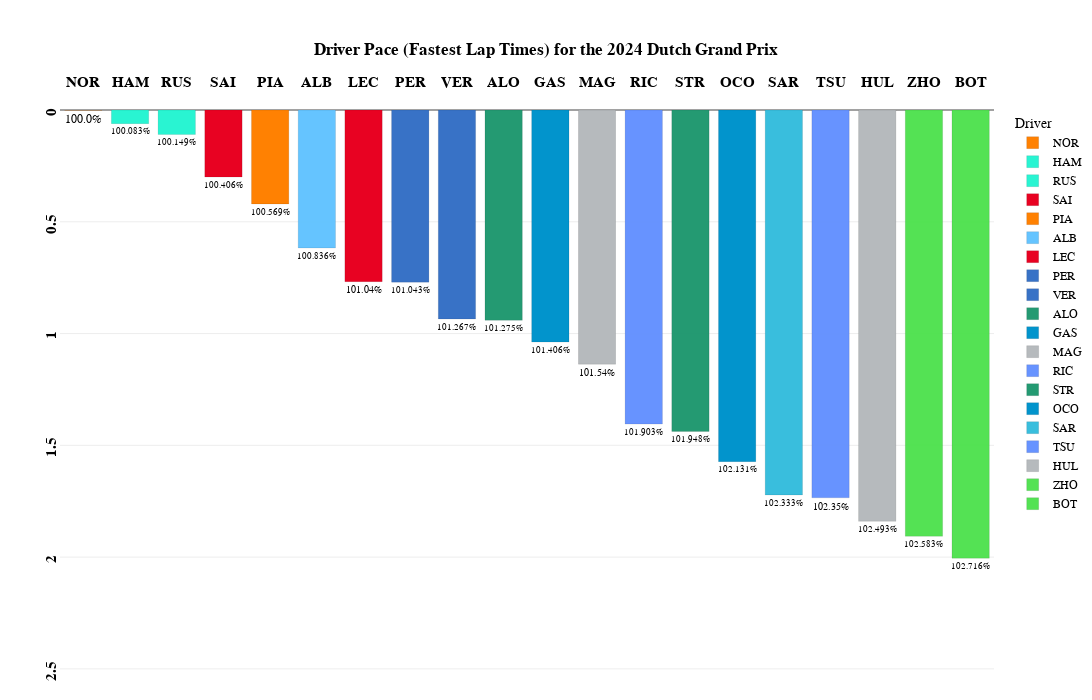

The notebook cell this image was saved under:
### Code cell
fig_min=px.bar(
    transformed_laps_relative_min_all,
    x="Driver",
    y="Delta_Min_All",
    color='Driver',
    template="xgridoff",
    title="<b>Driver Pace (Fastest Lap Times) for the {} {}</b>".format(year,gp),
    text="Delta_Percent_All",
    height=700, width=1200,
    color_discrete_map={
                 "ALB": "#64C4FF",
                 "ALO": "#229971",
                 "BOT": "#52e252",
                 "COL": "#37BEDD",
                 "GAS": "#0093cc",
                 "HAM": "#27F4D2",
                 "HUL": "#B6BABD",
                 "LEC": "#E80020",
                 "MAG": "#B6BABD",
                 "NOR": "#FF8000",
                 "OCO": "#0093cc",
                 "PER": "#3671C6",
                 "PIA": "#FF8000",
                 "RIC": "#6692FF",
                 "RUS": "#27F4D2",
                 "SAI": "#E80020",
                 "SAR": "#37BEDD",
                 "STR": "#229971",
                 "TSU": "#6692FF",
                 "VER": "#3671C6",
                 "ZHO": "#52e252"
          }
)

fig_min.update_traces(textposition='outside')

fig_min.update_traces(opacity=0.85)

fig_min.update_traces( marker_line_color='white',marker_line_width=1.5)

fig_min.update_yaxes(tickangle = -90,tickprefix="<b>",ticksuffix ="</b><br>")

fig_min.update_xaxes(tickangle = -0,tickprefix="<b>",ticksuffix ="</b><br>")

fig_min.update_yaxes(range=[transformed_laps_relative_min_all['Delta_Min_All'].max()+0.5, 0])

fig_min.update_layout(
    xaxis={'side': 'top'},
    yaxis={'side': 'left'}
)

fig_min.update_xaxes(title_text='')      # Remove axis titles
fig_min.update_yaxes(title_text='')

fig_min.update_xaxes(
        title_standoff = 75
)

fig_min.update_layout(
    title_x=0.5,
    margin=dict(l=60, r=5, t=110, b=30),
    hoverlabel=dict(
    bgcolor="white",
    font_size=16,
    font_family="PT Sans Narrow"
    ),
    yaxis = dict(tickfont = dict(size=15)),
    xaxis = dict(tickfont = dict(size=15)),
    font=dict(
        family="PT Sans Narrow",
        size=12,
        color="Black"
    ),
    title_font_family="PT Sans Narrow"
)
fig_min.update_yaxes(ticksuffix = "  ")

fig_min.update_traces( marker_line_color='Black',marker_line_width=0.1, opacity=0.99)

fig_min.show()

### Figure 1 — Plotly figure (JSON) as saved in the notebook; plotly's stock layout.template omitted (floating-point values rounded to 4 significant figures)
{"data": [{"alignmentgroup": "True", "hovertemplate": "Driver=%{x}<br>Delta_Min_All=%{y}<br>Delta_Percent_All=%{text}<extra></extra>", "legendgroup": "NOR", "marker": {"color": "#FF8000", "line": {"color": "Black", "width": 0.1}, "pattern": {"shape": ""}}, "name": "NOR", "offsetgroup": "NOR", "opacity": 0.99, "orientation": "v", "showlegend": true, "text": ["100.0%"], "textposition": "outside", "type": "bar", "x": ["NOR"], "xaxis": "x", "y": [0.001], "yaxis": "y"}, {"alignmentgroup": "True", "hovertemplate": "Driver=%{x}<br>Delta_Min_All=%{y}<br>Delta_Percent_All=%{text}<extra></extra>", "legendgroup": "HAM", "marker": {"color": "#27F4D2", "line": {"color": "Black", "width": 0.1}, "pattern": {"shape": ""}}, "name": "HAM", "offsetgroup": "HAM", "opacity": 0.99, "orientation": "v", "showlegend": true, "text": ["100.083%"], "textposition": "outside", "type": "bar", "x": ["HAM"], "xaxis": "x", "y": [0.061], "yaxis": "y"}, {"alignmentgroup": "True", "hovertemplate": "Driver=%{x}<br>Delta_Min_All=%{y}<br>Delta_Percent_All=%{text}<extra></extra>", "legendgroup": "RUS", "marker": {"color": "#27F4D2", "line": {"color": "Black", "width": 0.1}, "pattern": {"shape": ""}}, "name": "RUS", "offsetgroup": "RUS", "opacity": 0.99, "orientation": "v", "showlegend": true, "text": ["100.149%"], "textposition": "outside", "type": "bar", "x": ["RUS"], "xaxis": "x", "y": [0.11], "yaxis": "y"}, {"alignmentgroup": "True", "hovertemplate": "Driver=%{x}<br>Delta_Min_All=%{y}<br>Delta_Percent_All=%{text}<extra></extra>", "legendgroup": "SAI", "marker": {"color": "#E80020", "line": {"color": "Black", "width": 0.1}, "pattern": {"shape": ""}}, "name": "SAI", "offsetgroup": "SAI", "opacity": 0.99, "orientation": "v", "showlegend": true, "text": ["100.406%"], "textposition": "outside", "type": "bar", "x": ["SAI"], "xaxis": "x", "y": [0.3], "yaxis": "y"}, {"alignmentgroup": "True", "hovertemplate": "Driver=%{x}<br>Delta_Min_All=%{y}<br>Delta_Percent_All=%{text}<extra></extra>", "legendgroup": "PIA", "marker": {"color": "#FF8000", "line": {"color": "Black", "width": 0.1}, "pattern": {"shape": ""}}, "name": "PIA", "offsetgroup": "PIA", "opacity": 0.99, "orientation": "v", "showlegend": true, "text": ["100.569%"], "textposition": "outside", "type": "bar", "x": ["PIA"], "xaxis": "x", "y": [0.42], "yaxis": "y"}, {"alignmentgroup": "True", "hovertemplate": "Driver=%{x}<br>Delta_Min_All=%{y}<br>Delta_Percent_All=%{text}<extra></extra>", "legendgroup": "ALB", "marker": {"color": "#64C4FF", "line": {"color": "Black", "width": 0.1}, "pattern": {"shape": ""}}, "name": "ALB", "offsetgroup": "ALB", "opacity": 0.99, "orientation": "v", "showlegend": true, "text": ["100.836%"], "textposition": "outside", "type": "bar", "x": ["ALB"], "xaxis": "x", "y": [0.617], "yaxis": "y"}, {"alignmentgroup": "True", "hovertemplate": "Driver=%{x}<br>Delta_Min_All=%{y}<br>Delta_Percent_All=%{text}<extra></extra>", "legendgroup": "LEC", "marker": {"color": "#E80020", "line": {"color": "Black", "width": 0.1}, "pattern": {"shape": ""}}, "name": "LEC", "offsetgroup": "LEC", "opacity": 0.99, "orientation": "v", "showlegend": true, "text": ["101.04%"], "textposition": "outside", "type": "bar", "x": ["LEC"], "xaxis": "x", "y": [0.768], "yaxis": "y"}, {"alignmentgroup": "True", "hovertemplate": "Driver=%{x}<br>Delta_Min_All=%{y}<br>Delta_Percent_All=%{text}<extra></extra>", "legendgroup": "PER", "marker": {"color": "#3671C6", "line": {"color": "Black", "width": 0.1}, "pattern": {"shape": ""}}, "name": "PER", "offsetgroup": "PER", "opacity": 0.99, "orientation": "v", "showlegend": true, "text": ["101.043%"], "textposition": "outside", "type": "bar", "x": ["PER"], "xaxis": "x", "y": [0.77], "yaxis": "y"}, {"alignmentgroup": "True", "hovertemplate": "Driver=%{x}<br>Delta_Min_All=%{y}<br>Delta_Percent_All=%{text}<extra></extra>", "legendgroup": "VER", "marker": {"color": "#3671C6", "line": {"color": "Black", "width": 0.1}, "pattern": {"shape": ""}}, "name": "VER", "offsetgroup": "VER", "opacity": 0.99, "orientation": "v", "showlegend": true, "text": ["101.267%"], "textposition": "outside", "type": "bar", "x": ["VER"], "xaxis": "x", "y": [0.935], "yaxis": "y"}, {"alignmentgroup": "True", "hovertemplate": "Driver=%{x}<br>Delta_Min_All=%{y}<br>Delta_Percent_All=%{text}<extra></extra>", "legendgroup": "ALO", "marker": {"color": "#229971", "line": {"color": "Black", "width": 0.1}, "pattern": {"shape": ""}}, "name": "ALO", "offsetgroup": "ALO", "opacity": 0.99, "orientation": "v", "showlegend": true, "text": ["101.275%"], "textposition": "outside", "type": "bar", "x": ["ALO"], "xaxis": "x", "y": [0.941], "yaxis": "y"}, {"alignmentgroup": "True", "hovertemplate": "Driver=%{x}<br>Delta_Min_All=%{y}<br>Delta_Percent_All=%{text}<extra></extra>", "legendgroup": "GAS", "marker": {"color": "#0093cc", "line": {"color": "Black", "width": 0.1}, "pattern": {"shape": ""}}, "name": "GAS", "offsetgroup": "GAS", "opacity": 0.99, "orientation": "v", "showlegend": true, "text": ["101.406%"], "textposition": "outside", "type": "bar", "x": ["GAS"], "xaxis": "x", "y": [1.038], "yaxis": "y"}, {"alignmentgroup": "True", "hovertemplate": "Driver=%{x}<br>Delta_Min_All=%{y}<br>Delta_Percent_All=%{text}<extra></extra>", "legendgroup": "MAG", "marker": {"color": "#B6BABD", "line": {"color": "Black", "width": 0.1}, "pattern": {"shape": ""}}, "name": "MAG", "offsetgroup": "MAG", "opacity": 0.99, "orientation": "v", "showlegend": true, "text": ["101.54%"], "textposition": "outside", "type": "bar", "x": ["MAG"], "xaxis": "x", "y": [1.137], "yaxis": "y"}, {"alignmentgroup": "True", "hovertemplate": "Driver=%{x}<br>Delta_Min_All=%{y}<br>Delta_Percent_All=%{text}<extra></extra>", "legendgroup": "RIC", "marker": {"color": "#6692FF", "line": {"color": "Black", "width": 0.1}, "pattern": {"shape": ""}}, "name": "RIC", "offsetgroup": "RIC", "opacity": 0.99, "orientation": "v", "showlegend": true, "text": ["101.903%"], "textposition": "outside", "type": "bar", "x": ["RIC"], "xaxis": "x", "y": [1.405], "yaxis": "y"}, {"alignmentgroup": "True", "hovertemplate": "Driver=%{x}<br>Delta_Min_All=%{y}<br>Delta_Percent_All=%{text}<extra></extra>", "legendgroup": "STR", "marker": {"color": "#229971", "line": {"color": "Black", "width": 0.1}, "pattern": {"shape": ""}}, "name": "STR", "offsetgroup": "STR", "opacity": 0.99, "orientation": "v", "showlegend": true, "text": ["101.948%"], "textposition": "outside", "type": "bar", "x": ["STR"], "xaxis": "x", "y": [1.438], "yaxis": "y"}, {"alignmentgroup": "True", "hovertemplate": "Driver=%{x}<br>Delta_Min_All=%{y}<br>Delta_Percent_All=%{text}<extra></extra>", "legendgroup": "OCO", "marker": {"color": "#0093cc", "line": {"color": "Black", "width": 0.1}, "pattern": {"shape": ""}}, "name": "OCO", "offsetgroup": "OCO", "opacity": 0.99, "orientation": "v", "showlegend": true, "text": ["102.131%"], "textposition": "outside", "type": "bar", "x": ["OCO"], "xaxis": "x", "y": [1.573], "yaxis": "y"}, {"alignmentgroup": "True", "hovertemplate": "Driver=%{x}<br>Delta_Min_All=%{y}<br>Delta_Percent_All=%{text}<extra></extra>", "legendgroup": "SAR", "marker": {"color": "#37BEDD", "line": {"color": "Black", "width": 0.1}, "pattern": {"shape": ""}}, "name": "SAR", "offsetgroup": "SAR", "opacity": 0.99, "orientation": "v", "showlegend": true, "text": ["102.333%"], "textposition": "outside", "type": "bar", "x": ["SAR"], "xaxis": "x", "y": [1.722], "yaxis": "y"}, {"alignmentgroup": "True", "hovertemplate": "Driver=%{x}<br>Delta_Min_All=%{y}<br>Delta_Percent_All=%{text}<extra></extra>", "legendgroup": "TSU", "marker": {"color": "#6692FF", "line": {"color": "Black", "width": 0.1}, "pattern": {"shape": ""}}, "name": "TSU", "offsetgroup": "TSU", "opacity": 0.99, "orientation": "v", "showlegend": true, "text": ["102.35%"], "textposition": "outside", "type": "bar", "x": ["TSU"], "xaxis": "x", "y": [1.735], "yaxis": "y"}, {"alignmentgroup": "True", "hovertemplate": "Driver=%{x}<br>Delta_Min_All=%{y}<br>Delta_Percent_All=%{text}<extra></extra>", "legendgroup": "HUL", "marker": {"color": "#B6BABD", "line": {"color": "Black", "width": 0.1}, "pattern": {"shape": ""}}, "name": "HUL", "offsetgroup": "HUL", "opacity": 0.99, "orientation": "v", "showlegend": true, "text": ["102.493%"], "textposition": "outside", "type": "bar", "x": ["HUL"], "xaxis": "x", "y": [1.84], "yaxis": "y"}, {"alignmentgroup": "True", "hovertemplate": "Driver=%{x}<br>Delta_Min_All=%{y}<br>Delta_Percent_All=%{text}<extra></extra>", "legendgroup": "ZHO", "marker": {"color": "#52e252", "line": {"color": "Black", "width": 0.1}, "pattern": {"shape": ""}}, "name": "ZHO", "offsetgroup": "ZHO", "opacity": 0.99, "orientation": "v", "showlegend": true, "text": ["102.583%"], "textposition": "outside", "type": "bar", "x": ["ZHO"], "xaxis": "x", "y": [1.907], "yaxis": "y"}, {"alignmentgroup": "True", "hovertemplate": "Driver=%{x}<br>Delta_Min_All=%{y}<br>Delta_Percent_All=%{text}<extra></extra>", "legendgroup": "BOT", "marker": {"color": "#52e252", "line": {"color": "Black", "width": 0.1}, "pattern": {"shape": ""}}, "name": "BOT", "offsetgroup": "BOT", "opacity": 0.99, "orientation": "v", "showlegend": true, "text": ["102.716%"], "textposition": "outside", "type": "bar", "x": ["BOT"], "xaxis": "x", "y": [2.005], "yaxis": "y"}], "layout": {"barmode": "relative", "font": {"color": "Black", "family": "PT Sans Narrow", "size": 12}, "height": 700, "hoverlabel": {"bgcolor": "white", "font": {"family": "PT Sans Narrow", "size": 16}}, "legend": {"title": {"text": "Driver"}, "tracegroupgap": 0}, "margin": {"b": 30, "l": 60, "r": 5, "t": 110}, "title": {"font": {"family": "PT Sans Narrow"}, "text": "<b>Driver Pace (Fastest Lap Times) for the 2024 Dutch Grand Prix</b>", "x": 0.5}, "width": 1200, "xaxis": {"anchor": "y", "categoryarray": ["NOR", "HAM", "RUS", "SAI", "PIA", "ALB", "LEC", "PER", "VER", "ALO", "GAS", "MAG", "RIC", "STR", "OCO", "SAR", "TSU", "HUL", "ZHO", "BOT"], "categoryorder": "array", "domain": [0, 1], "side": "top", "tickangle": 0, "tickfont": {"size": 15}, "tickprefix": "<b>", "ticksuffix": "</b><br>", "title": {"standoff": 75, "text": ""}}, "yaxis": {"anchor": "x", "domain": [0, 1], "range": [2.505, 0], "side": "left", "tickangle": -90, "tickfont": {"size": 15}, "tickprefix": "<b>", "ticksuffix": "  ", "title": {"text": ""}}}}
